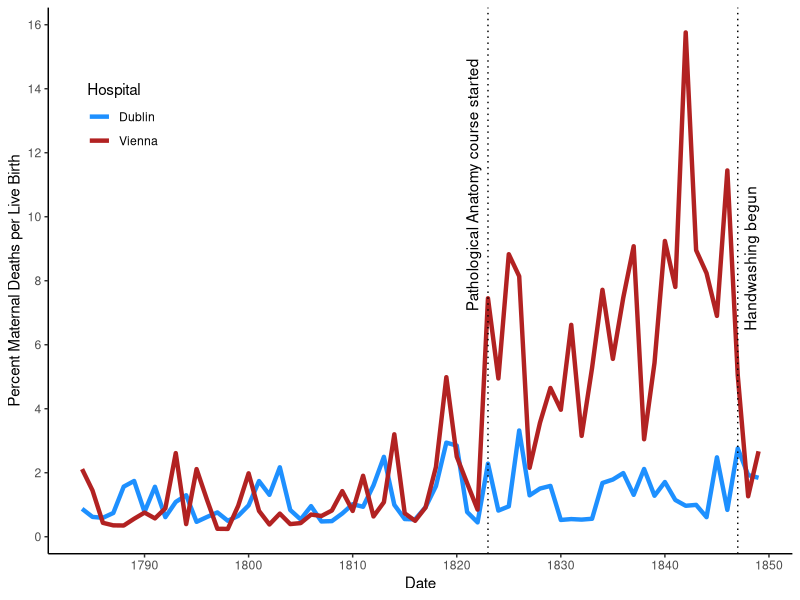

The R source for this figure:
## ---- chunk 1
# Load in the tidyverse tools
library(tidyverse)

# Read in the provided data files
vienna <- read_csv("data/vienna_yearly.csv")
dublin <- read_csv("data/dublin_yearly.csv")

# Add variables for the hospital name and the percent deaths per live birth
vienna$Hospital <- "Vienna"
vienna$Rate <- vienna$Deaths/vienna$Births*100
dublin$Hospital <- "Dublin"
dublin$Rate <- dublin$Deaths/dublin$Births*100

# Join the data sets into one long data table for plotting
plotData <- rbind(vienna,dublin)
## ---- chunk 2
ggplot(plotData, aes(x=Year, y=Rate, colour=Hospital)) +
	scale_x_continuous(breaks = seq(1780, 1850, by = 10)) +
	scale_y_continuous(breaks = seq(0, 20, by = 2)) +
	geom_line(size=1.5) +
	labs(x="Date", y="Percent Maternal Deaths per Live Birth") +
	theme_classic() +
	scale_color_manual(values=c("dodgerblue", "firebrick")) +
	geom_vline(xintercept = 1823, linetype = "dotted") +
	annotate("text", x = 1821.5, y = 11, angle = 90, label = "Pathological Anatomy course started") +
	geom_vline(xintercept = 1847, linetype = "dotted") +
	annotate("text", x = 1848.2, y = 8.7, angle = 90, label = "Handwashing begun") +
	theme(legend.position = c(0.1, 0.8))
